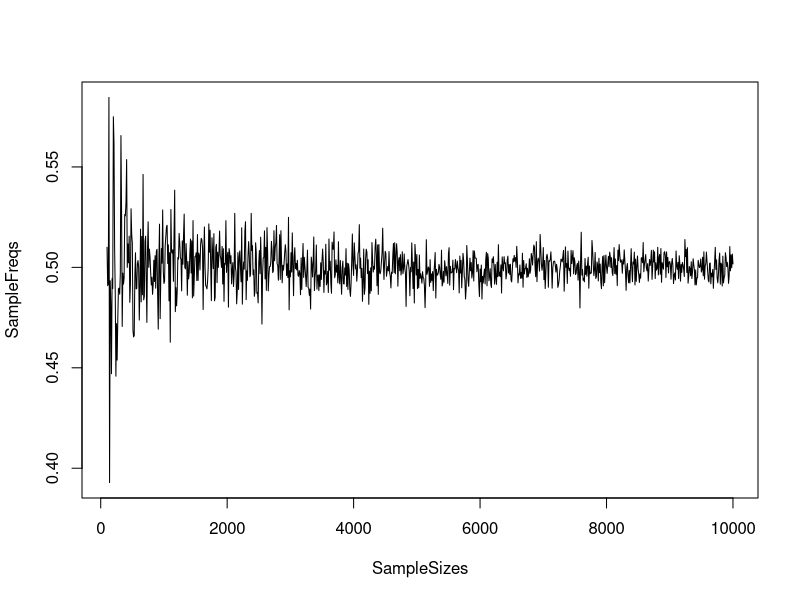

Write the R code that produced this figure.

# Understanding Statistics using R
# chapter 2

# representativeness
# approximation as as we increase the number of coin tosses
# or samples that we collect

# relative frequency

# frequentist definition of probability
# the probability of an event is equal to the relative frequency
# as the number of samples increase
# this definition assumes that the relative frequency stabalizes
# as the number of trials increase


# 0.1 or 0.9 will have relative frequencies that stabilize faster than an event with
# probability close to 0.50

Probability = 0.5



rdu = function(n,k){
  # Arguments
  # n: sample size
  # k: max value
  sample(0:k,n,replace=T)
} 

set.seed(13579)
SampleFreqs = NULL
SampleSizes = seq(100,10000,10)
for (size in SampleSizes){
  sampleInstance = sample(0:1,size, replace=TRUE)
  experimentResult = mean(sampleInstance)
  SampleFreqs = c(SampleFreqs, experimentResult)
}

plot(SampleSizes, SampleFreqs,type = 'l')












